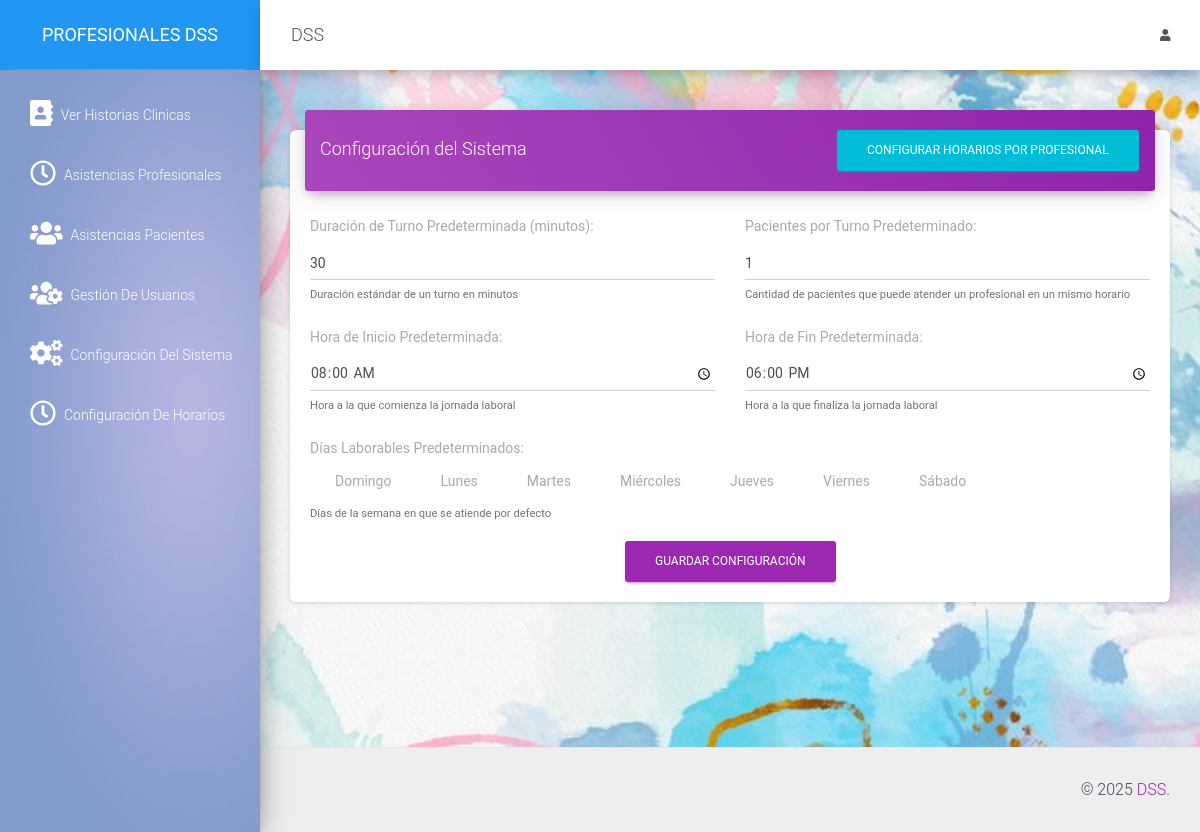
The page /src/configuracion_sistema.php (signed in) on the database its author committed.
### tables this page shows
CREATE TABLE IF NOT EXISTS configuracion_sistema (
    id INT(11) NOT NULL AUTO_INCREMENT PRIMARY KEY,
    duracion_turno_default INT(11) NOT NULL DEFAULT 30 COMMENT 'Duración predeterminada del turno en minutos',
    pacientes_por_turno_default INT(11) NOT NULL DEFAULT 1 COMMENT 'Cantidad predeterminada de pacientes por turno',
    hora_inicio_default TIME NOT NULL DEFAULT '08:00:00',
    hora_fin_default TIME NOT NULL DEFAULT '18:00:00',
    dias_laborables VARCHAR(20) NOT NULL DEFAULT '1,2,3,4,5' COMMENT 'Días laborables por defecto (formato: 0,1,2,3,4,5,6)',
    fecha_creacion TIMESTAMP DEFAULT CURRENT_TIMESTAMP,
    fecha_modificacion TIMESTAMP DEFAULT CURRENT_TIMESTAMP ON UPDATE CURRENT_TIMESTAMP
);

### src/configuracion_sistema.php (the view, shortened to what this page needs)
<?php
include "../conexion.php";
$config = array(
    'duracion_turno_default' => 30,
    'pacientes_por_turno_default' => 1,
    'hora_inicio_default' => '08:00:00',
    'hora_fin_default' => '18:00:00',
    'dias_laborables' => '1,2,3,4,5'
);
$query_config = mysqli_query($conexion, "SELECT * FROM configuracion_sistema LIMIT 1");
if(mysqli_num_rows($query_config) > 0) {
    $config = mysqli_fetch_assoc($query_config);
}
$dias_semana = array(
    0 => 'Domingo',
    1 => 'Lunes',
    2 => 'Martes',
    3 => 'Miércoles',
    4 => 'Jueves',
    5 => 'Viernes',
    6 => 'Sábado'
);
include_once "includes/header.php";
?>
<div class="row">
    <div class="col-md-12">
        <div class="card">
            <div class="card-header card-header-primary">
                <div class="d-flex justify-content-between align-items-center">
                    <h4 class="card-title">Configuración del Sistema</h4>
                    <div>
                        <a href="configuracion_horarios.php" class="btn btn-info">Configurar Horarios por Profesional</a>
                    </div>
                </div>
            </div>
            <div class="card-body">
                <form method="post" action="">
                    <div class="row">
                        <div class="col-md-6">
                            <div class="form-group">
                                <label>Duración de Turno Predeterminada (minutos):</label>
                                <input type="number" name="duracion_turno" class="form-control" value="<?php echo $config['duracion_turno_default']; ?>" required min="5" max="120">
                                <small class="text-muted">Duración estándar de un turno en minutos</small>
                            </div>
                        </div>
                        <div class="col-md-6">
                            <div class="form-group">
                                <label>Pacientes por Turno Predeterminado:</label>
                                <input type="number" name="pacientes_por_turno" class="form-control" value="<?php echo $config['pacientes_por_turno_default']; ?>" required min="1" max="10">
                                <small class="text-muted">Cantidad de pacientes que puede atender un profesional en un mismo horario</small>
                            </div>
                        </div>
                    </div>
                    <div class="row">
                        <div class="col-md-6">
                            <div class="form-group">
                                <label>Hora de Inicio Predeterminada:</label>
                                <input type="time" name="hora_inicio" class="form-control" value="<?php echo $config['hora_inicio_default']; ?>" required>
                                <small class="text-muted">Hora a la que comienza la jornada laboral</small>
                            </div>
                        </div>
                        <div class="col-md-6">
                            <div class="form-group">
                                <label>Hora de Fin Predeterminada:</label>
                                <input type="time" name="hora_fin" class="form-control" value="<?php echo $config['hora_fin_default']; ?>" required>
                                <small class="text-muted">Hora a la que finaliza la jornada laboral</small>
                            </div>
                        </div>
                    </div>
                    <div class="row">
                        <div class="col-md-12">
                            <div class="form-group">
                                <label>Días Laborables Predeterminados:</label>
                                <div class="d-flex flex-wrap">
                                    <?php foreach($dias_semana as $num => $dia): ?>
                                    <div class="form-check mr-4">
                                        <label class="form-check-label" for="dia_<?php echo $num; ?>">
                                            <?php echo $dia; ?>
                                        </label>
                                    </div>
                                    <?php endforeach; ?>
                                </div>
                                <small class="text-muted">Días de la semana en que se atiende por defecto</small>
                            </div>
                        </div>
                    </div>
                    <div class="row">
                        <div class="col-md-12 text-center">
                            <button type="submit" name="actualizar_config" class="btn btn-primary">Guardar Configuración</button>
                        </div>
                    </div>
                </form>
            </div>
        </div>
    </div>
</div>
<?php include_once "includes/footer.php"; ?>

### rows shown on the page
configuracion_sistema: duracion_turno "30", pacientes_por_turno "1", hora_inicio "08:00:00", hora_fin "18:00:00"

### other values the page prints
$dia "Domingo"
$dia "Lunes"
$dia "Martes"
$dia "Miércoles"
$dia "Jueves"
$dia "Viernes"
$dia "Sábado"
